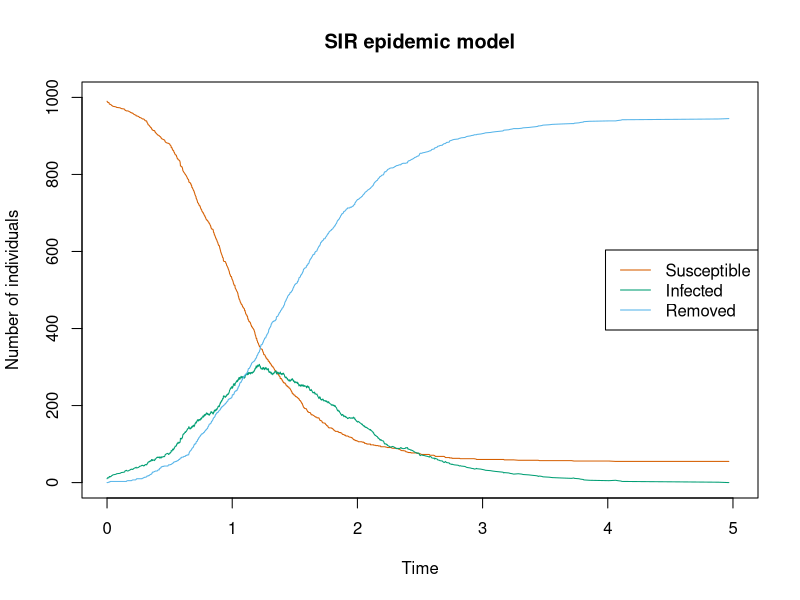
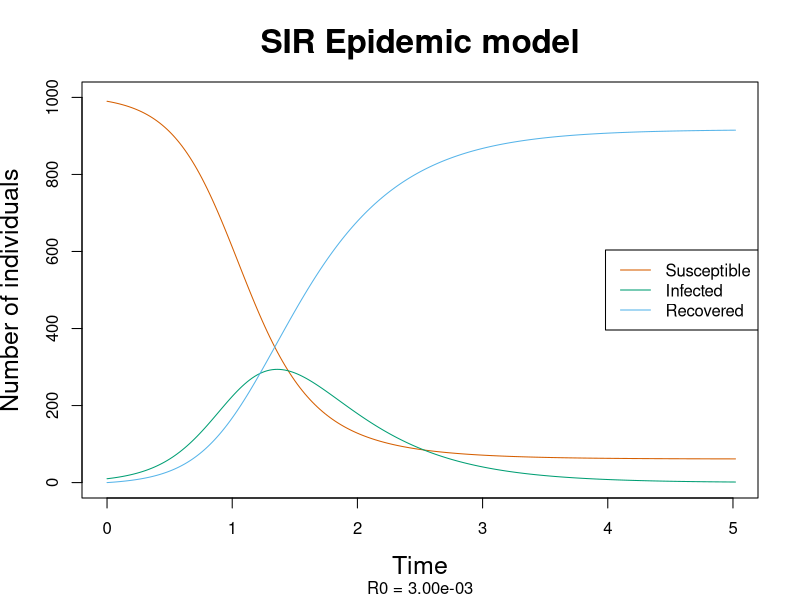

Here is the R script that generated these plots, in order:

#SIR epidemic model
### Constants


dt <- 0.02 #Step size for determininstic numerical methods
popsize <- 1000 #Population size
t0 <- 0.0
tmax <- 5.0

beta <- 6.0/popsize #Infection rate,
gamma <- 2.0 #Recovery rate
R_0 <- beta/gamma

i0 <- 1.0*popsize/100 #Starting percentage of infected
s0 <- popsize - i0
r0 <- 0

### Gillespie Algorithm
set.seed(20101019)

t <- t0
s <- s0
i <- i0
r <- r0

tvec <- c(t0)
svec <- c(s0)
ivec <- c(i0)
rvec <- c(r0)

while(t<tmax){
  # Calculate reaction rates
  R_beta <- beta*s*i #Infection rate
  R_gamma <- gamma*i #Removal rate
  RTOT <- R_beta + R_gamma #Total rate
  if(RTOT>0){ #Only update while there's still something left to update
    p <- runif(1,0,1)
    # Determine Reaction
    if(p < R_beta/RTOT){
      s <- s-1
      i <- i+1
    } else{
      i <- i-1
      r <- r+1
    }
    #Update
    t <- t + rexp(1,RTOT)
    tvec <- append(tvec,t)
    svec <- append(svec,s)
    ivec <- append(ivec,i)
    rvec <- append(rvec,r)
  } else {
    break
  }
}

png("gillespieSIRtraj.png",height=2250 ,width=2250 ,units="px",res=300)
plot(tvec,svec,xlim=c(0.0,tmax),ylim=c(0,popsize),type="l",xlab="Time",ylab="Number of individuals",
     main="SIR epidemic model",col="#d55e00")
lines(tvec,ivec,col="#009e73")
lines(tvec,rvec,col="#56b4e9")
legend("right",legend=c("Susceptible","Infected","Removed"),col=c("#d55e00","#009e73","#56b4e9"),lty=c(1,1,1))
dev.off()
### Tau leaping?


### Euler method for deterministic trajectory

t <- 0.0
s <- s0
i <- i0
r <- r0

tvec <- c(0.0)
svec <- c(s0)
ivec <- c(i0)
rvec <- c(r0)

while(t<tmax){
  #Update
  t <- t + dt
  s <- s - dt*beta*s*i
  i <- i + dt*beta*s*i - dt*gamma*i
  r <- r + dt*gamma*i
  
  #Record
  tvec <- append(tvec,t)
  svec <- append(svec,s)
  ivec <- append(ivec,i)
  rvec <- append(rvec,r)
}

png("eulerSIRtraj.png",height=2250 ,width=2250 ,units="px",res=300)
plot(tvec,svec,xlim=c(0.0,tmax),ylim=c(0,popsize),type="l",xlab="Time",ylab="Number of individuals",
     main="SIR Epidemic model", sub=sprintf("R0 = %.2e",R_0),
     col="#d55e00",lty=1,cex.main=2.0,cex.lab=1.5)
lines(tvec,ivec,col="#009e73",lty=1)
lines(tvec,rvec,col="#56b4e9",lty=1)
#lines(tvec,svec+ivec+rvec,col="black") #sanity check
legend("right",legend=c("Susceptible","Infected","Recovered"),col=c("#d55e00","#009e73","#56b4e9"),lty=c(1,1,1))
dev.off()

#Remark: numerical errors introduced breaks conservation of constant popsize. 
